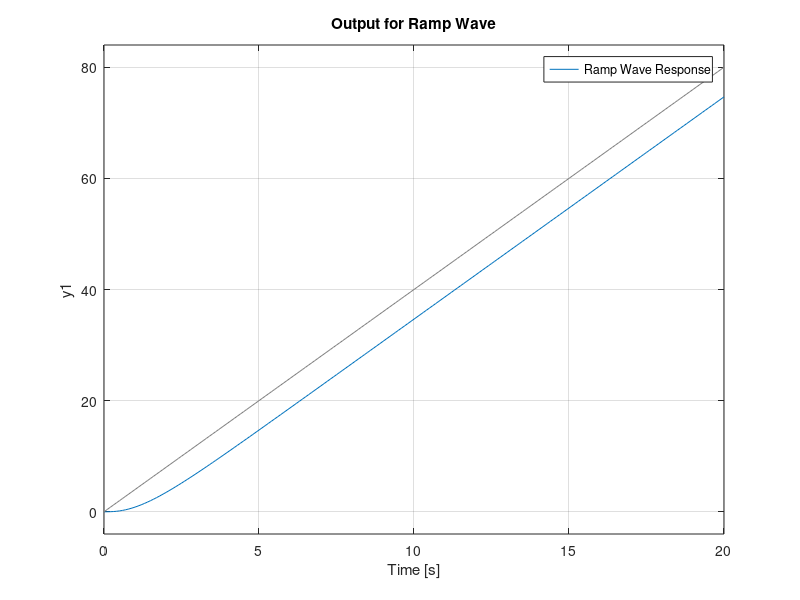

MATLAB code to generate this figure:
sys = tf([3],[1 4 3]);
t=0:0.1:20;
ramp=t;
u=ramp*4;
lsim(sys,u,t)
title('Output for Ramp Wave');
legend('Ramp Wave Response');
